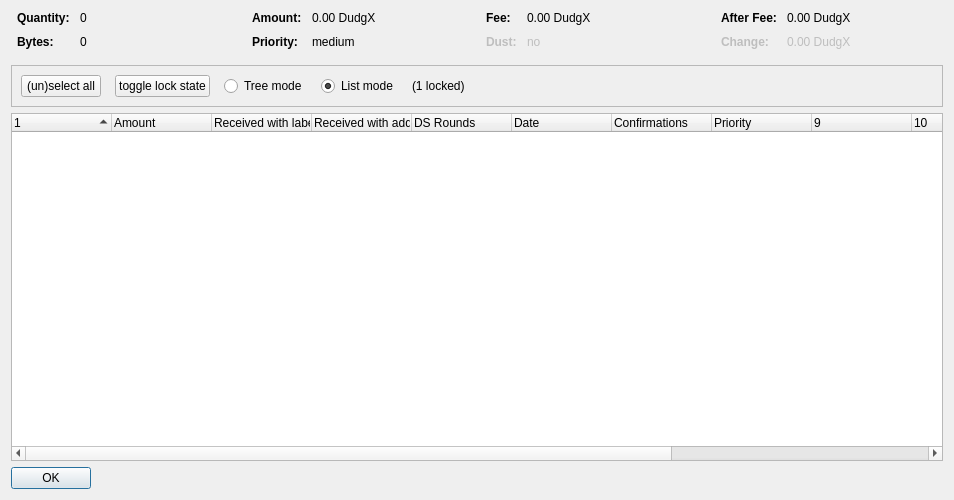
<?xml version="1.0" encoding="UTF-8"?>
<ui version="4.0">
 <class>CoinControlDialog</class>
 <widget class="QDialog" name="CoinControlDialog">
  <property name="geometry">
   <rect>
    <x>0</x>
    <y>0</y>
    <width>954</width>
    <height>500</height>
   </rect>
  </property>
  <property name="windowTitle">
   <string>Coin Selection</string>
  </property>
  <layout class="QVBoxLayout" name="verticalLayout">
   <item>
    <layout class="QHBoxLayout" name="horizontalLayoutTop" stretch="0,0,0,0">
     <property name="topMargin">
      <number>0</number>
     </property>
     <property name="bottomMargin">
      <number>10</number>
     </property>
     <item>
      <layout class="QFormLayout" name="formLayoutCoinControl1">
       <property name="horizontalSpacing">
        <number>10</number>
       </property>
       <property name="verticalSpacing">
        <number>10</number>
       </property>
       <property name="leftMargin">
        <number>6</number>
       </property>
       <property name="rightMargin">
        <number>6</number>
       </property>
       <item row="0" column="0">
        <widget class="QLabel" name="labelCoinControlQuantityText">
         <property name="font">
          <font>
           <weight>75</weight>
           <bold>true</bold>
          </font>
         </property>
         <property name="text">
          <string>Quantity:</string>
         </property>
        </widget>
       </item>
       <item row="0" column="1">
        <widget class="QLabel" name="labelCoinControlQuantity">
         <property name="cursor">
          <cursorShape>IBeamCursor</cursorShape>
         </property>
         <property name="contextMenuPolicy">
          <enum>Qt::ActionsContextMenu</enum>
         </property>
         <property name="text">
          <string notr="true">0</string>
         </property>
         <property name="textInteractionFlags">
          <set>Qt::LinksAccessibleByMouse|Qt::TextSelectableByKeyboard|Qt::TextSelectableByMouse</set>
         </property>
        </widget>
       </item>
       <item row="1" column="0">
        <widget class="QLabel" name="labelCoinControlBytesText">
         <property name="font">
          <font>
           <weight>75</weight>
           <bold>true</bold>
          </font>
         </property>
         <property name="text">
          <string>Bytes:</string>
         </property>
        </widget>
       </item>
       <item row="1" column="1">
        <widget class="QLabel" name="labelCoinControlBytes">
         <property name="cursor">
          <cursorShape>IBeamCursor</cursorShape>
         </property>
         <property name="contextMenuPolicy">
          <enum>Qt::ActionsContextMenu</enum>
         </property>
         <property name="text">
          <string notr="true">0</string>
         </property>
         <property name="textInteractionFlags">
          <set>Qt::LinksAccessibleByMouse|Qt::TextSelectableByKeyboard|Qt::TextSelectableByMouse</set>
         </property>
        </widget>
       </item>
      </layout>
     </item>
     <item>
      <layout class="QFormLayout" name="formLayoutCoinControl2">
       <property name="horizontalSpacing">
        <number>10</number>
       </property>
       <property name="verticalSpacing">
        <number>10</number>
       </property>
       <property name="leftMargin">
        <number>6</number>
       </property>
       <property name="rightMargin">
        <number>6</number>
       </property>
       <item row="0" column="0">
        <widget class="QLabel" name="labelCoinControlAmountText">
         <property name="font">
          <font>
           <weight>75</weight>
           <bold>true</bold>
          </font>
         </property>
         <property name="text">
          <string>Amount:</string>
         </property>
        </widget>
       </item>
       <item row="0" column="1">
        <widget class="QLabel" name="labelCoinControlAmount">
         <property name="cursor">
          <cursorShape>IBeamCursor</cursorShape>
         </property>
         <property name="contextMenuPolicy">
          <enum>Qt::ActionsContextMenu</enum>
         </property>
         <property name="text">
          <string notr="true">0.00 DudgX</string>
         </property>
         <property name="textInteractionFlags">
          <set>Qt::LinksAccessibleByMouse|Qt::TextSelectableByKeyboard|Qt::TextSelectableByMouse</set>
         </property>
        </widget>
       </item>
       <item row="1" column="0">
        <widget class="QLabel" name="labelCoinControlPriorityText">
         <property name="font">
          <font>
           <weight>75</weight>
           <bold>true</bold>
          </font>
         </property>
         <property name="text">
          <string>Priority:</string>
         </property>
        </widget>
       </item>
       <item row="1" column="1">
        <widget class="QLabel" name="labelCoinControlPriority">
         <property name="cursor">
          <cursorShape>IBeamCursor</cursorShape>
         </property>
         <property name="contextMenuPolicy">
          <enum>Qt::ActionsContextMenu</enum>
         </property>
         <property name="text">
          <string>medium</string>
         </property>
         <property name="textInteractionFlags">
          <set>Qt::LinksAccessibleByMouse|Qt::TextSelectableByKeyboard|Qt::TextSelectableByMouse</set>
         </property>
        </widget>
       </item>
      </layout>
     </item>
     <item>
      <layout class="QFormLayout" name="formLayoutCoinControl3">
       <property name="horizontalSpacing">
        <number>10</number>
       </property>
       <property name="verticalSpacing">
        <number>10</number>
       </property>
       <property name="leftMargin">
        <number>6</number>
       </property>
       <property name="rightMargin">
        <number>6</number>
       </property>
       <item row="0" column="0">
        <widget class="QLabel" name="labelCoinControlFeeText">
         <property name="font">
          <font>
           <weight>75</weight>
           <bold>true</bold>
          </font>
         </property>
         <property name="text">
          <string>Fee:</string>
         </property>
        </widget>
       </item>
       <item row="0" column="1">
        <widget class="QLabel" name="labelCoinControlFee">
         <property name="cursor">
          <cursorShape>IBeamCursor</cursorShape>
         </property>
         <property name="contextMenuPolicy">
          <enum>Qt::ActionsContextMenu</enum>
         </property>
         <property name="text">
          <string notr="true">0.00 DudgX</string>
         </property>
         <property name="textInteractionFlags">
          <set>Qt::LinksAccessibleByMouse|Qt::TextSelectableByKeyboard|Qt::TextSelectableByMouse</set>
         </property>
        </widget>
       </item>
       <item row="1" column="0">
        <widget class="QLabel" name="labelCoinControlLowOutputText">
         <property name="enabled">
          <bool>false</bool>
         </property>
         <property name="font">
          <font>
           <weight>75</weight>
           <bold>true</bold>
          </font>
         </property>
         <property name="text">
          <string>Dust:</string>
         </property>
        </widget>
       </item>
       <item row="1" column="1">
        <widget class="QLabel" name="labelCoinControlLowOutput">
         <property name="enabled">
          <bool>false</bool>
         </property>
         <property name="cursor">
          <cursorShape>IBeamCursor</cursorShape>
         </property>
         <property name="contextMenuPolicy">
          <enum>Qt::ActionsContextMenu</enum>
         </property>
         <property name="text">
          <string>no</string>
         </property>
         <property name="textInteractionFlags">
          <set>Qt::LinksAccessibleByMouse|Qt::TextSelectableByKeyboard|Qt::TextSelectableByMouse</set>
         </property>
        </widget>
       </item>
      </layout>
     </item>
     <item>
      <layout class="QFormLayout" name="formLayoutCoinControl4">
       <property name="horizontalSpacing">
        <number>10</number>
       </property>
       <property name="verticalSpacing">
        <number>10</number>
       </property>
       <property name="leftMargin">
        <number>6</number>
       </property>
       <property name="rightMargin">
        <number>6</number>
       </property>
       <item row="0" column="0">
        <widget class="QLabel" name="labelCoinControlAfterFeeText">
         <property name="font">
          <font>
           <weight>75</weight>
           <bold>true</bold>
          </font>
         </property>
         <property name="text">
          <string>After Fee:</string>
         </property>
        </widget>
       </item>
       <item row="0" column="1">
        <widget class="QLabel" name="labelCoinControlAfterFee">
         <property name="cursor">
          <cursorShape>IBeamCursor</cursorShape>
         </property>
         <property name="contextMenuPolicy">
          <enum>Qt::ActionsContextMenu</enum>
         </property>
         <property name="text">
          <string notr="true">0.00 DudgX</string>
         </property>
         <property name="textInteractionFlags">
          <set>Qt::LinksAccessibleByMouse|Qt::TextSelectableByKeyboard|Qt::TextSelectableByMouse</set>
         </property>
        </widget>
       </item>
       <item row="1" column="0">
        <widget class="QLabel" name="labelCoinControlChangeText">
         <property name="enabled">
          <bool>false</bool>
         </property>
         <property name="font">
          <font>
           <weight>75</weight>
           <bold>true</bold>
          </font>
         </property>
         <property name="text">
          <string>Change:</string>
         </property>
        </widget>
       </item>
       <item row="1" column="1">
        <widget class="QLabel" name="labelCoinControlChange">
         <property name="enabled">
          <bool>false</bool>
         </property>
         <property name="cursor">
          <cursorShape>IBeamCursor</cursorShape>
         </property>
         <property name="contextMenuPolicy">
          <enum>Qt::ActionsContextMenu</enum>
         </property>
         <property name="text">
          <string notr="true">0.00 DudgX</string>
         </property>
         <property name="textInteractionFlags">
          <set>Qt::LinksAccessibleByMouse|Qt::TextSelectableByKeyboard|Qt::TextSelectableByMouse</set>
         </property>
        </widget>
       </item>
      </layout>
     </item>
    </layout>
   </item>
   <item>
    <widget class="QFrame" name="frame">
     <property name="minimumSize">
      <size>
       <width>0</width>
       <height>40</height>
      </size>
     </property>
     <property name="frameShape">
      <enum>QFrame::StyledPanel</enum>
     </property>
     <property name="frameShadow">
      <enum>QFrame::Sunken</enum>
     </property>
     <layout class="QHBoxLayout" name="horizontalLayout">
      <item>
       <layout class="QHBoxLayout" name="horizontalLayoutPanel" stretch="0,0,0,0,0,0">
        <property name="spacing">
         <number>14</number>
        </property>
        <item>
         <widget class="QPushButton" name="pushButtonSelectAll">
          <property name="sizePolicy">
           <sizepolicy hsizetype="Maximum" vsizetype="Fixed">
            <horstretch>0</horstretch>
            <verstretch>0</verstretch>
           </sizepolicy>
          </property>
          <property name="text">
           <string>(un)select all</string>
          </property>
          <property name="autoDefault">
           <bool>false</bool>
          </property>
         </widget>
        </item>
        <item>
         <widget class="QPushButton" name="pushButtonToggleLock">
          <property name="sizePolicy">
           <sizepolicy hsizetype="Maximum" vsizetype="Fixed">
            <horstretch>0</horstretch>
            <verstretch>0</verstretch>
           </sizepolicy>
          </property>
          <property name="text">
           <string>toggle lock state</string>
          </property>
          <property name="autoDefault">
           <bool>false</bool>
          </property>
         </widget>
        </item>
        <item>
         <widget class="QRadioButton" name="radioTreeMode">
          <property name="sizePolicy">
           <sizepolicy hsizetype="Maximum" vsizetype="Fixed">
            <horstretch>0</horstretch>
            <verstretch>0</verstretch>
           </sizepolicy>
          </property>
          <property name="text">
           <string>Tree mode</string>
          </property>
         </widget>
        </item>
        <item>
         <widget class="QRadioButton" name="radioListMode">
          <property name="sizePolicy">
           <sizepolicy hsizetype="Maximum" vsizetype="Fixed">
            <horstretch>0</horstretch>
            <verstretch>0</verstretch>
           </sizepolicy>
          </property>
          <property name="text">
           <string>List mode</string>
          </property>
          <property name="checked">
           <bool>true</bool>
          </property>
         </widget>
        </item>
        <item>
         <widget class="QLabel" name="labelLocked">
          <property name="text">
           <string>(1 locked)</string>
          </property>
         </widget>
        </item>
        <item>
         <spacer name="horizontalSpacer">
          <property name="orientation">
           <enum>Qt::Horizontal</enum>
          </property>
          <property name="sizeHint" stdset="0">
           <size>
            <width>40</width>
            <height>20</height>
           </size>
          </property>
         </spacer>
        </item>
       </layout>
      </item>
     </layout>
    </widget>
   </item>
   <item>
    <widget class="CoinControlTreeWidget" name="treeWidget">
     <property name="contextMenuPolicy">
      <enum>Qt::CustomContextMenu</enum>
     </property>
     <property name="sortingEnabled">
      <bool>false</bool>
     </property>
     <property name="columnCount">
      <number>13</number>
     </property>
     <attribute name="headerShowSortIndicator" stdset="0">
      <bool>true</bool>
     </attribute>
     <attribute name="headerStretchLastSection">
      <bool>false</bool>
     </attribute>
     <column>
      <property name="text">
       <string/>
      </property>
     </column>
     <column>
      <property name="text">
       <string>Amount</string>
      </property>
     </column>
     <column>
      <property name="text">
       <string>Received with label</string>
      </property>
     </column>
     <column>
      <property name="text">
       <string>Received with address</string>
      </property>
     </column>
     <column>
      <property name="text">
       <string>DS Rounds</string>
      </property>
     </column>
     <column>
      <property name="text">
       <string>Date</string>
      </property>
     </column>
     <column>
      <property name="text">
       <string>Confirmations</string>
      </property>
      <property name="toolTip">
       <string>Confirmed</string>
      </property>
     </column>
     <column>
      <property name="text">
       <string>Priority</string>
      </property>
     </column>
     <column>
      <property name="text">
       <string/>
      </property>
     </column>
     <column>
      <property name="text">
       <string/>
      </property>
     </column>
     <column>
      <property name="text">
       <string/>
      </property>
     </column>
     <column>
      <property name="text">
       <string/>
      </property>
     </column>
     <column>
      <property name="text">
       <string/>
      </property>
     </column>
    </widget>
   </item>
   <item>
    <widget class="QDialogButtonBox" name="buttonBox">
     <property name="sizePolicy">
      <sizepolicy hsizetype="Maximum" vsizetype="Fixed">
       <horstretch>0</horstretch>
       <verstretch>0</verstretch>
      </sizepolicy>
     </property>
     <property name="orientation">
      <enum>Qt::Horizontal</enum>
     </property>
     <property name="standardButtons">
      <set>QDialogButtonBox::Ok</set>
     </property>
    </widget>
   </item>
  </layout>
 </widget>
 <customwidgets>
  <customwidget>
   <class>CoinControlTreeWidget</class>
   <extends>QTreeWidget</extends>
   <header>coincontroltreewidget.h</header>
  </customwidget>
 </customwidgets>
 <resources/>
 <connections/>
</ui>
